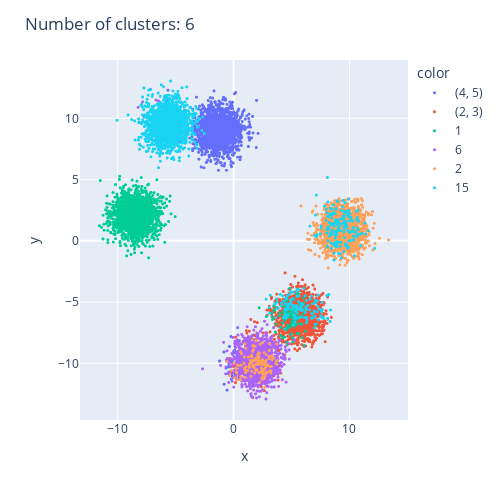

Notebook cell for this chart:
### Code cell
plot_cluster(data, graph)

### Figure 1 — Plotly figure (JSON) as saved in the notebook; plotly's stock layout.template omitted (floating-point values rounded to 4 significant figures; data arrays with more than 128 entries replaced by an {"elided": "..."} marker saying what was removed)
{"data": [{"hovertemplate": "color=(4, 5)<br>x=%{x}<br>y=%{y}<extra></extra>", "legendgroup": "(4, 5)", "marker": {"color": "#636efa", "size": 3, "symbol": "circle"}, "mode": "markers", "name": "(4, 5)", "showlegend": true, "type": "scattergl", "x": {"elided": "1788 float values"}, "xaxis": "x", "y": {"elided": "1788 float values"}, "yaxis": "y"}, {"hovertemplate": "color=(2, 3)<br>x=%{x}<br>y=%{y}<extra></extra>", "legendgroup": "(2, 3)", "marker": {"color": "#EF553B", "size": 3, "symbol": "circle"}, "mode": "markers", "name": "(2, 3)", "showlegend": true, "type": "scattergl", "x": {"elided": "1606 float values"}, "xaxis": "x", "y": {"elided": "1606 float values"}, "yaxis": "y"}, {"hovertemplate": "color=1<br>x=%{x}<br>y=%{y}<extra></extra>", "legendgroup": "1", "marker": {"color": "#00cc96", "size": 3, "symbol": "circle"}, "mode": "markers", "name": "1", "showlegend": true, "type": "scattergl", "x": {"elided": "1765 float values"}, "xaxis": "x", "y": {"elided": "1765 float values"}, "yaxis": "y"}, {"hovertemplate": "color=6<br>x=%{x}<br>y=%{y}<extra></extra>", "legendgroup": "6", "marker": {"color": "#ab63fa", "size": 3, "symbol": "circle"}, "mode": "markers", "name": "6", "showlegend": true, "type": "scattergl", "x": {"elided": "1279 float values"}, "xaxis": "x", "y": {"elided": "1279 float values"}, "yaxis": "y"}, {"hovertemplate": "color=2<br>x=%{x}<br>y=%{y}<extra></extra>", "legendgroup": "2", "marker": {"color": "#FFA15A", "size": 3, "symbol": "circle"}, "mode": "markers", "name": "2", "showlegend": true, "type": "scattergl", "x": {"elided": "1627 float values"}, "xaxis": "x", "y": {"elided": "1627 float values"}, "yaxis": "y"}, {"hovertemplate": "color=15<br>x=%{x}<br>y=%{y}<extra></extra>", "legendgroup": "15", "marker": {"color": "#19d3f3", "size": 3, "symbol": "circle"}, "mode": "markers", "name": "15", "showlegend": true, "type": "scattergl", "x": {"elided": "1935 float values"}, "xaxis": "x", "y": {"elided": "1935 float values"}, "yaxis": "y"}], "layout": {"height": 500, "legend": {"title": {"text": "color"}, "tracegroupgap": 0}, "margin": {"t": 60}, "title": {"text": "Number of clusters: 6"}, "width": 500, "xaxis": {"anchor": "y", "domain": [0, 1], "title": {"text": "x"}}, "yaxis": {"anchor": "x", "domain": [0, 1], "title": {"text": "y"}}}}
